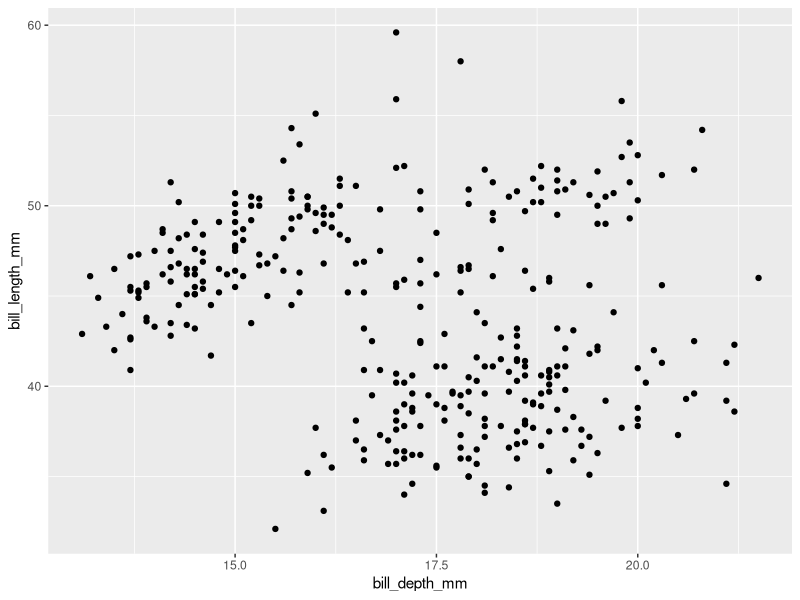
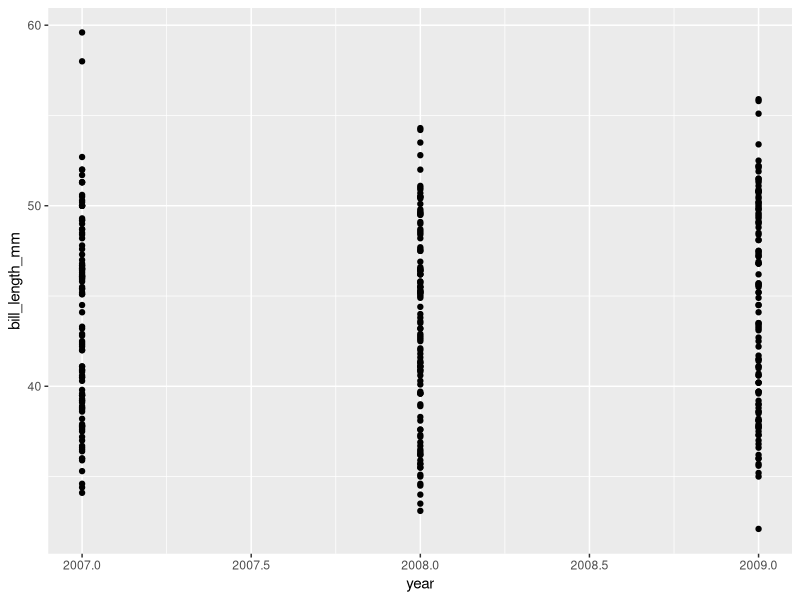
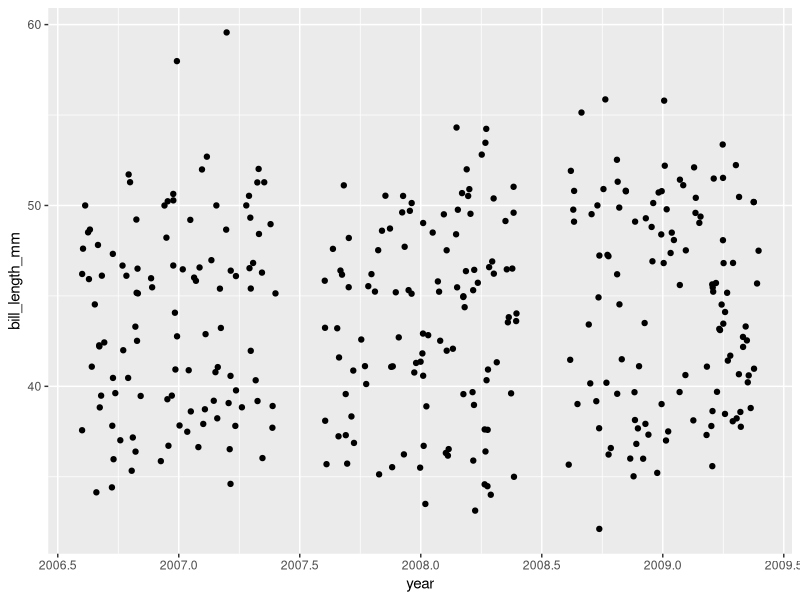
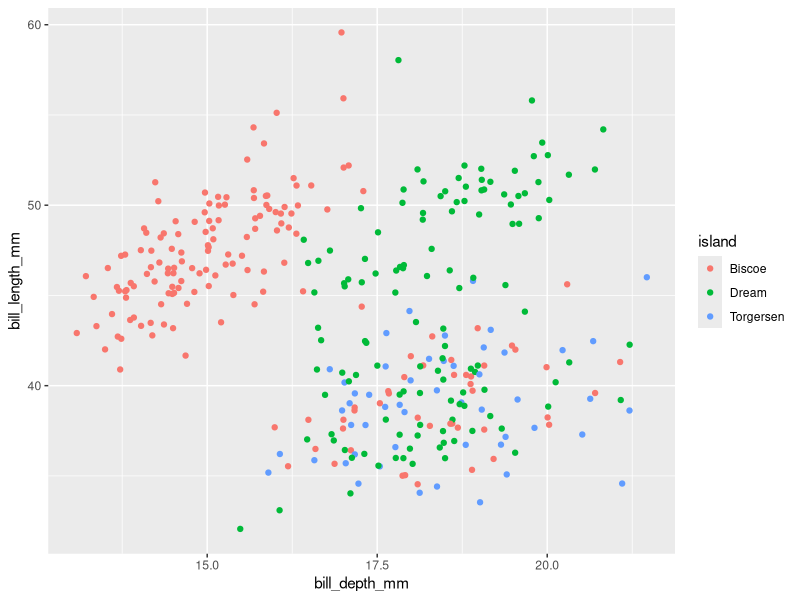
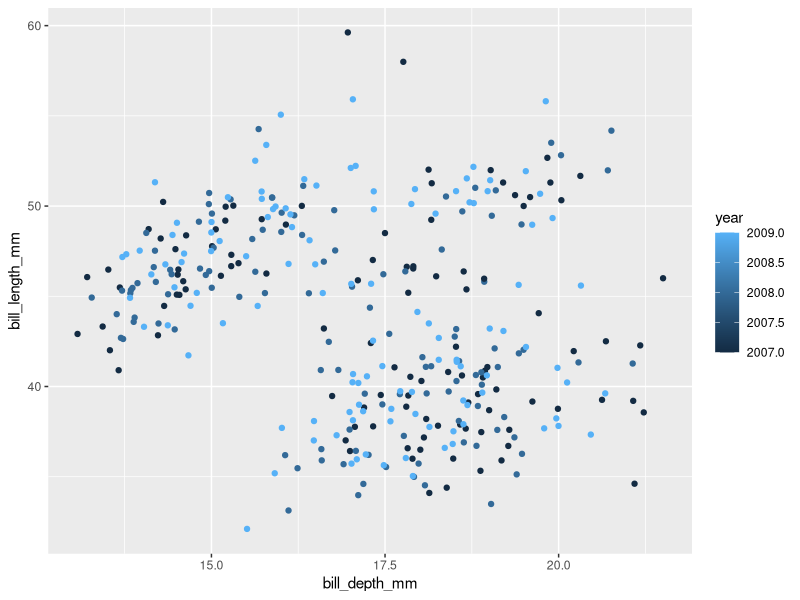
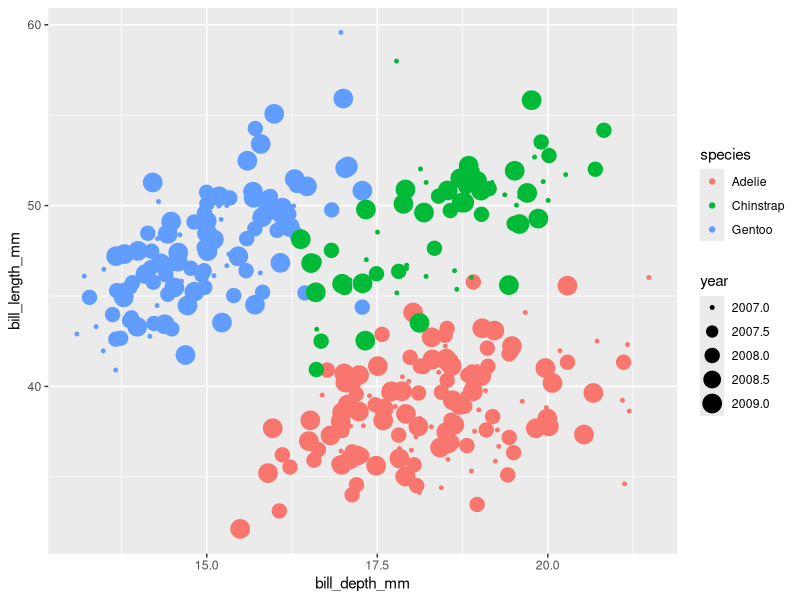
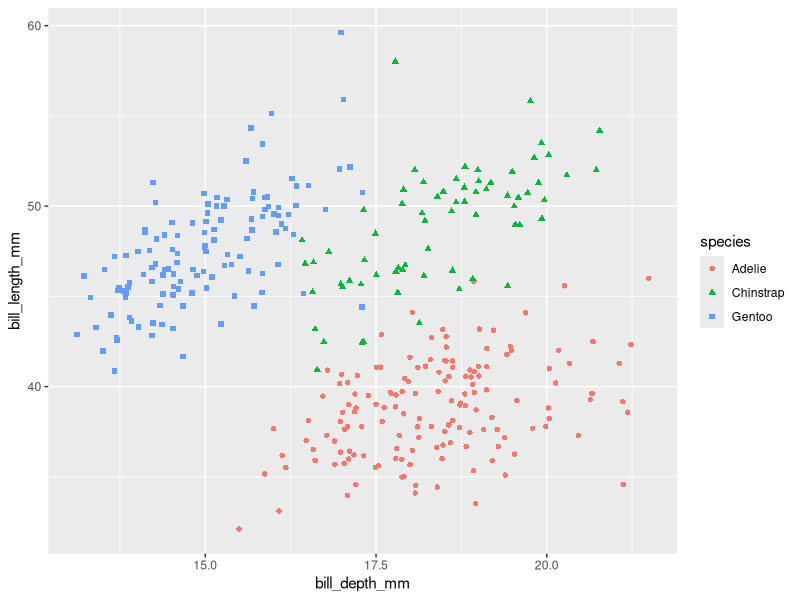
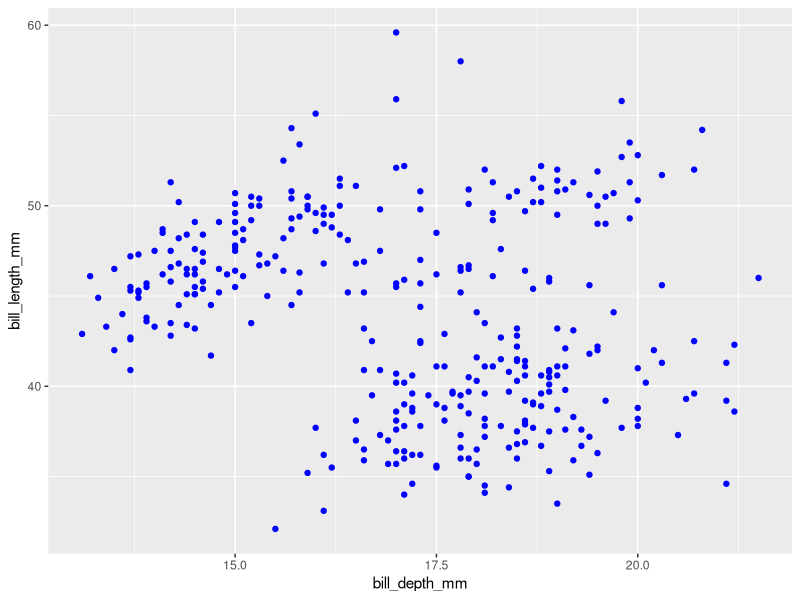

Here is the R script that generated these plots, in order:
## ---- chunk 1
penguins <- palmerpenguins::penguins
## ---- chunk 2
# install.packages("tidyverse")
library(tidyverse)
## ---- chunk 3
ggplot(data = penguins) +
  geom_point(
    mapping = aes(x = bill_depth_mm,
                  y = bill_length_mm)
  )
## ---- chunk 4
ggplot(data = penguins) +
  geom_point(
    mapping = aes(x = year, 
                  y = bill_length_mm)
  )

## ---- chunk 5
ggplot(data = penguins) +
  geom_jitter(
    mapping = aes(x = year, 
                  y = bill_length_mm)
  )

## ---- chunk 6
ggplot(data = penguins) + 
  geom_jitter(
    mapping = aes(x = bill_depth_mm, 
                  y = bill_length_mm, 
                  colour = island)
  )
## ---- chunk 7
ggplot(data = penguins) +
  geom_jitter(
    mapping = aes(x = bill_depth_mm, 
                  y = bill_length_mm,
                  colour = year)
  )
## ---- chunk 8
ggplot(data = penguins) + 
  geom_jitter(
    mapping = aes(x = bill_depth_mm, 
                  y = bill_length_mm, 
                  colour = species, 
                  size = year)
  )
## ---- chunk 9
ggplot(data = penguins) + 
  geom_jitter(
    mapping = aes(x = bill_depth_mm, 
                  y = bill_length_mm, 
                  colour = species, 
                  shape = species)
  )
## ---- chunk 10
ggplot(data = penguins) + 
  geom_point(
    mapping = aes(x = bill_depth_mm, 
                  y = bill_length_mm),
    colour = "blue"
  )
## ---- chunk 11
ggplot(data = penguins) + 
  geom_point(
    mapping = aes(x = bill_depth_mm, 
                  y = bill_length_mm, 
                  alpha = year)
  )
## ---- chunk 12
ggplot(data = penguins) + 
  geom_point(
    mapping = aes(x = bill_depth_mm, 
                  y = bill_length_mm),
    alpha = 0.5)
## ---- chunk 13
ggplot(data = penguins) + 
  geom_boxplot(
    mapping = aes(x = species, 
                  y = bill_length_mm)
  )
## ---- chunk 14
ggplot(data = penguins) + 
  geom_jitter(
    mapping = aes(x = species, 
                  y = bill_length_mm, 
                  colour = species)
  ) +
  geom_boxplot(
    mapping = aes(x = species,
                  y = bill_length_mm)
  )

## ---- chunk 15
ggplot(data = penguins,
       mapping = aes(x = island, 
                     y = bill_length_mm)
) + 
  geom_jitter(aes(colour = island)) +
  geom_boxplot(alpha = .6)

## ---- chunk 16
ggplot(data = penguins, 
       mapping = aes(x = bill_depth_mm, 
                     y = bill_length_mm)
) +
  geom_point(alpha = 0.5) +
  geom_smooth(method = "lm")
## ---- chunk 17
ggplot(data = penguins, 
       mapping = aes(x = bill_depth_mm, 
                     y = bill_length_mm)) +
  geom_point(mapping = aes(colour = species),
             alpha = 0.5) +
  geom_smooth(method = "lm")
## ---- chunk 18
ggplot(penguins, 
       aes(x = bill_depth_mm, 
           y = bill_length_mm)) +
  geom_point(aes(colour = species),
             alpha = 0.5) +
  geom_smooth(method = "lm", 
              aes(colour = species)) +
  geom_smooth(method = "lm", 
              colour = "black")
## ---- chunk 19
ggplot(penguins, 
      aes(x = bill_depth_mm, 
          y = bill_length_mm,
          colour = species)) +
  geom_point(alpha = 0.5) +
  geom_smooth(method = "lm") +
  facet_wrap(~ sex)
## ---- chunk 20
ggplot(penguins, 
      aes(x = bill_depth_mm, 
          y = bill_length_mm,
          colour = sex)) +
  geom_point(alpha = 0.5) +
  geom_smooth(method = "lm") +
  facet_wrap(~ species)
## ---- chunk 21
ggplot(penguins, 
      aes(x = bill_depth_mm, 
          y = bill_length_mm,
          colour = sex)) +
  geom_point(alpha = 0.5) +
  geom_smooth(method = "lm") +
  facet_wrap(~ species + island)
